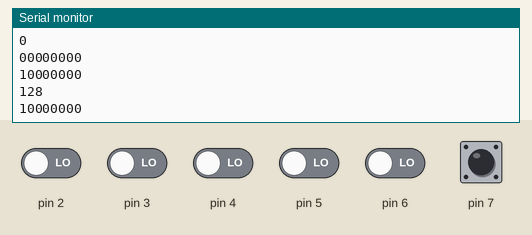
A sketch run on a simulated Arduino Uno, built with avr-gcc and run on an emulated ATmega328P. On the bench: the last lines printed to the serial monitor. Inputs (shaded band) come from the test bench; at power-on: pin 7 HIGH, pin 2–6 LOW.

Above: at 2.8 s.
2.9 s: pin 2 driven HIGH
At 4.3 s:
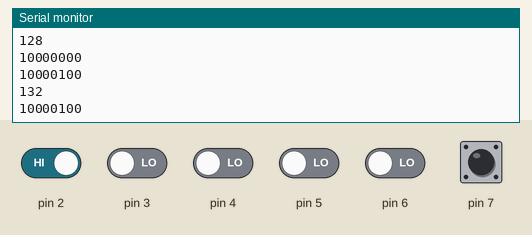
4.4 s: pin 3 driven HIGH
5.9 s: pin 4 driven HIGH
At 6.5 s:
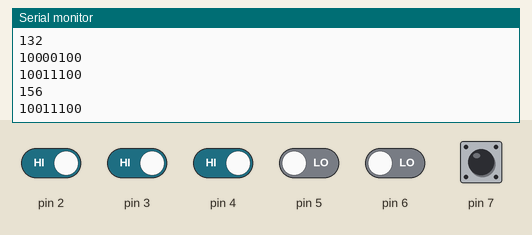
7.4 s: pin 5 driven HIGH
At 8.7 s:
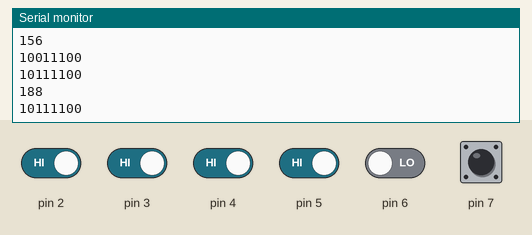
8.9 s: pin 6 driven HIGH
At 10.3 s:
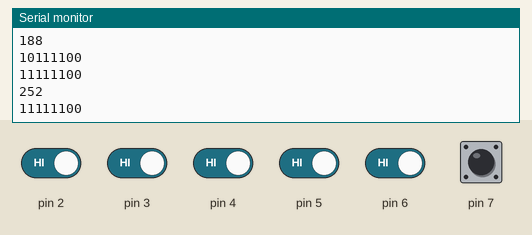
10.4 s: pin 2 driven LOW
At 12.4 s:
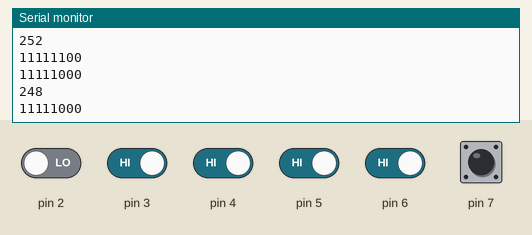
Timing chart, 0 to 12.9 s (numbered marks = the images above; inputs shaded):
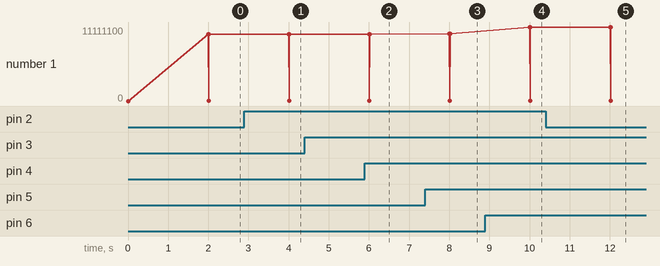

The sketch:

RandomTesting4.ino
```cpp
#include <EEPROM.h>
#include <avr/pgmspace.h>
unsigned char bits[8] = {};

void setup() {
  Serial.begin(9600);
  DDRD = B00000001;
}
void loop() {
    byte z = PIND;
    Serial.println(PIND, 2);
    Serial.println(z);
    digitalWrite(7, HIGH);
    bits[0] = z >> 7 & B00000001;
    bits[1] = z >> 6 & B00000001;
    bits[2] = z >> 5 & B00000001;
    bits[3] = z >> 4 & B00000001;
    bits[4] = z >> 3 & B00000001;
    bits[5] = z >> 2 & B00000001;
    bits[6] = z >> 1 & B00000001;
    bits[7] = z%2;
    for(int i = 0; i < 8; i++){
      Serial.print(bits[i]);
    }
    Serial.println();
    Serial.println();
    delay(2000);
}
```

Measured:
- after the input at 2.9 s, the serial monitor: prints a new line after 1.1 s (image 1)
- after the input at 5.9 s, the serial monitor: prints a new line after 0.10 s (image 2)
- after the input at 7.4 s, the serial monitor: prints a new line after 0.60 s (image 3)
- after the input at 8.9 s, the serial monitor: prints a new line after 1.1 s (image 4)
- after the input at 10.4 s, the serial monitor: prints a new line after 1.6 s (image 5)
- plotted number 1: 10000000 → 10000100 after the input at 2.9 s, 10000100 → 10011100 after the input at 5.9 s, 10011100 → 10111100 after the input at 7.4 s, 10111100 → 11111100 after the input at 8.9 s, 11111100 → 11111000 after the input at 10.4 s
